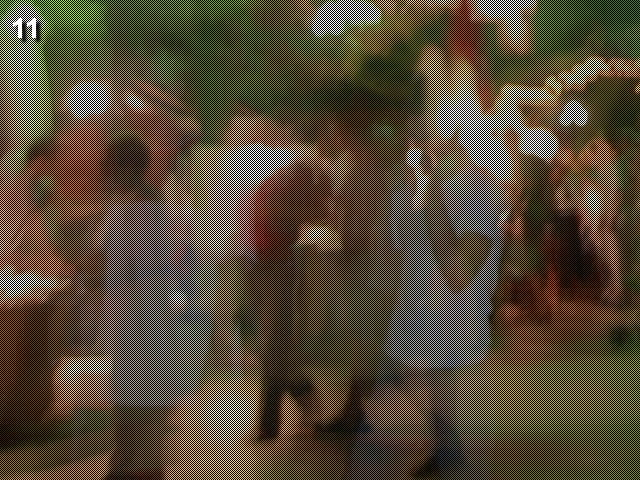
#> input picture PC11/cave.jpg, 640 x 480 px
$ python pc11.py
#> lines starting #> are read from the running program, lines starting #| are printed output that depends on the picture
from PIL import Image
im = Image.open('cave.jpg')
#> im is the input picture: PIL image 640x480 RGB; mean R, G, B 85.8, 73.7, 57.3

pixels = list(im.getdata())
#> pixels = 307200 items
width, height = im.size
#> width = 640; height = 480
a = pixels[::2]
#> a = 153600 items
b = pixels[1::2]
#> b = 153600 items
# [4 lines of commented-out code are left out]
im2 = Image.new(im.mode, (width,height))
#> im2: PIL image 640x480 RGB; every value is 0
im2.putdata(a)
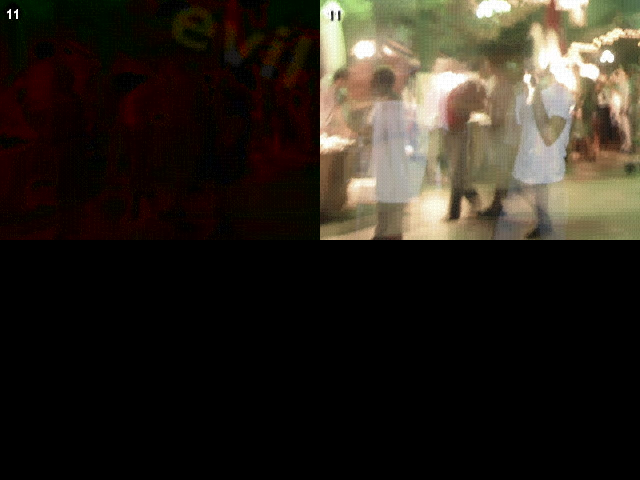
#> im2: PIL image 640x480 RGB; mean R, G, B 42.9, 36.9, 28.6
im2.show()
